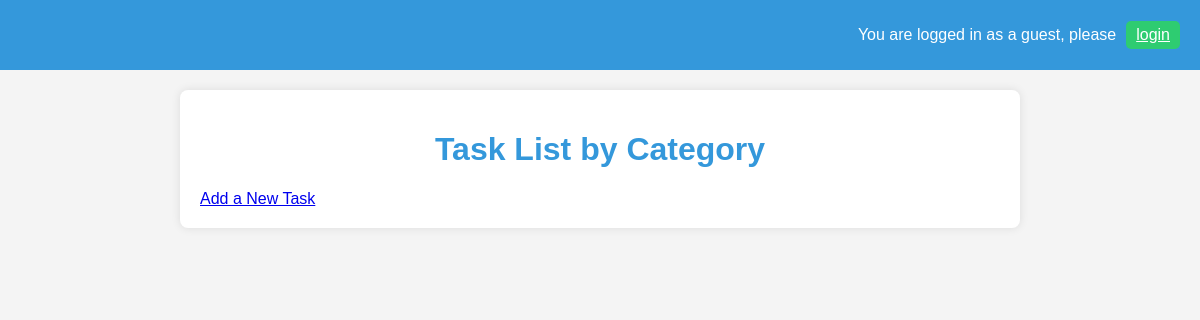
The page /tasks/ on the database as committed earlier.
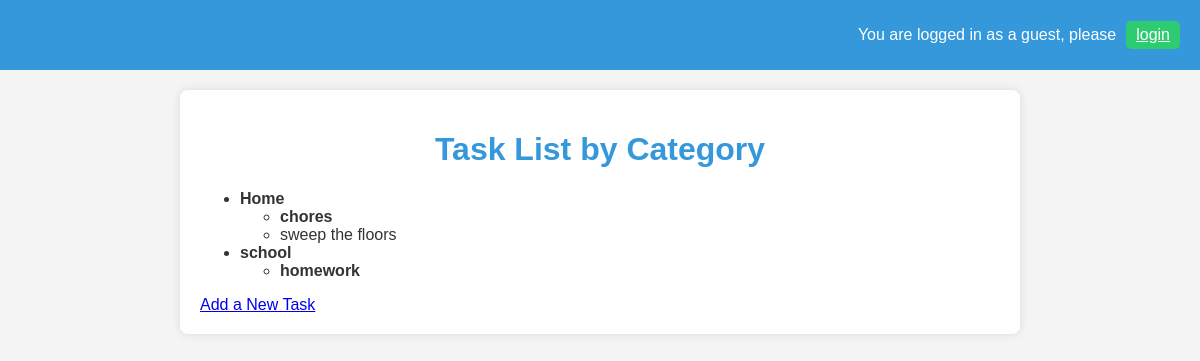
The same page on the database as committed later.
### tasks/models.py (models this page shows, shortened)
class Category(models.Model):
    name = models.CharField(max_length=100, help_text="Enter the category name.")
    parent = models.ForeignKey('self', on_delete=models.CASCADE, null=True, blank=True, related_name="subcategories")

class Task(models.Model):
    name = models.CharField(max_length=255, help_text="Enter the task name or description.")
    completed = models.BooleanField(default=False, help_text="Is the task completed?")
    created_at = models.DateTimeField(auto_now_add=True, help_text="The time when the task was created.")
    updated_at = models.DateTimeField(auto_now=True, help_text="The time when the task was last updated.")
    category = models.ForeignKey('Category', on_delete=models.SET_NULL, null=True, blank=True, related_name="tasks")

### tasks/views.py (the view)
# urls.py: path('', task_views.index, name='home'),
def index(request):
    categories = Category.objects.filter(parent=None).prefetch_related('subcategories', 'tasks')
    return render(request, "tasks/index.html", {"categories": categories})

### users/context_processors.py (called while the page is built)
def username(request):
    if request.user.is_authenticated:
        return {'username': request.user.username}
    return {'username': None}

### tasks/templates/tasks/index.html (shortened to what this page needs)
{% extends "tasks/layout.html" %}
{% block content %}
<h1>Task List by Category</h1>
<ul id="category-list">
    {% for category in categories %}
        <li>
            <strong>{{ category.name }}</strong>
            <ul>
                {% for subcategory in category.subcategories.all %}
                    <li>
                        <strong>{{ subcategory.name }}</strong>
                    </li>
                {% endfor %}
                {% for task in category.tasks.all %}
                    <li>{{ task.name }}</li>
                {% endfor %}
            </ul>
        </li>
    {% endfor %}
</ul>
<a href="{% url 'tasks:add' %}">Add a New Task</a>
{% endblock %}

### tasks/templates/tasks/layout.html (shortened to what this page needs)
{% load static %}
<!DOCTYPE html>
<html lang="en">
<head>
    <link rel="stylesheet" href="{% static 'tasks/styles.css' %}">
</head>
<body>
    <header>
        <div class="user-info">
            {% if request.user.is_authenticated %}
                <span>{{ request.user.username }}</span>
                <form action="{% url 'users:logout' %}" method="post">
                    {% csrf_token %}
                    <button type="submit">Logout</button>
                </form>
            {% else %}
                {% if "/users" not in request.path%}
                    <p> You are logged in as a guest, please </p>
                    <a href ="{% url 'users:login' %}" class = btn> login</a>
                {%endif%}
            {% endif %}
        </div>
    </header>
    <main>
        {% block content %}{% endblock %}
    </main>
</body>
</html>

### tasks/static/tasks/styles.css (style rules this page uses)
body { font-family: Helvetica, sans-serif; background-color: #f4f4f4; color: #333; margin: 0; padding: 0; }
header { background-color: #3498db; padding: 10px 20px; color: white; }
header .user-info { display: flex; justify-content: flex-end; align-items: center; }
header .user-info a, header .user-info button { background-color: #2ecc71; border: none; padding: 5px 10px; color: white; border-radius: 5px; cursor: pointer; margin-left: 10px; }
main { max-width: 800px; margin: 20px auto; padding: 20px; background-color: white; box-shadow: 0 0 10px rgba(0, 0, 0, 0.1); border-radius: 8px; }
main h1 { font-size: 2rem; text-align: center; color: #3498db; }

Rows that differ between the two databases and show on the page:
added Category: name "Home", shown under "Task List by Category"
added Category: name "chores", shown under "Home"
added Task: name "sweep the floors"
added Category: name "school", shown under "Task List by Category"
added Category: name "homework", shown under "school"
